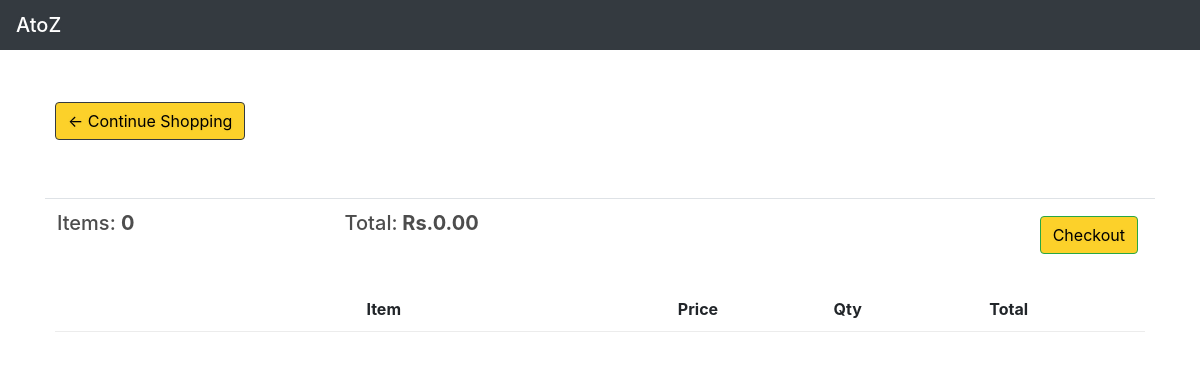
Before: /user/add/cart/ (signed in) with the older database file.
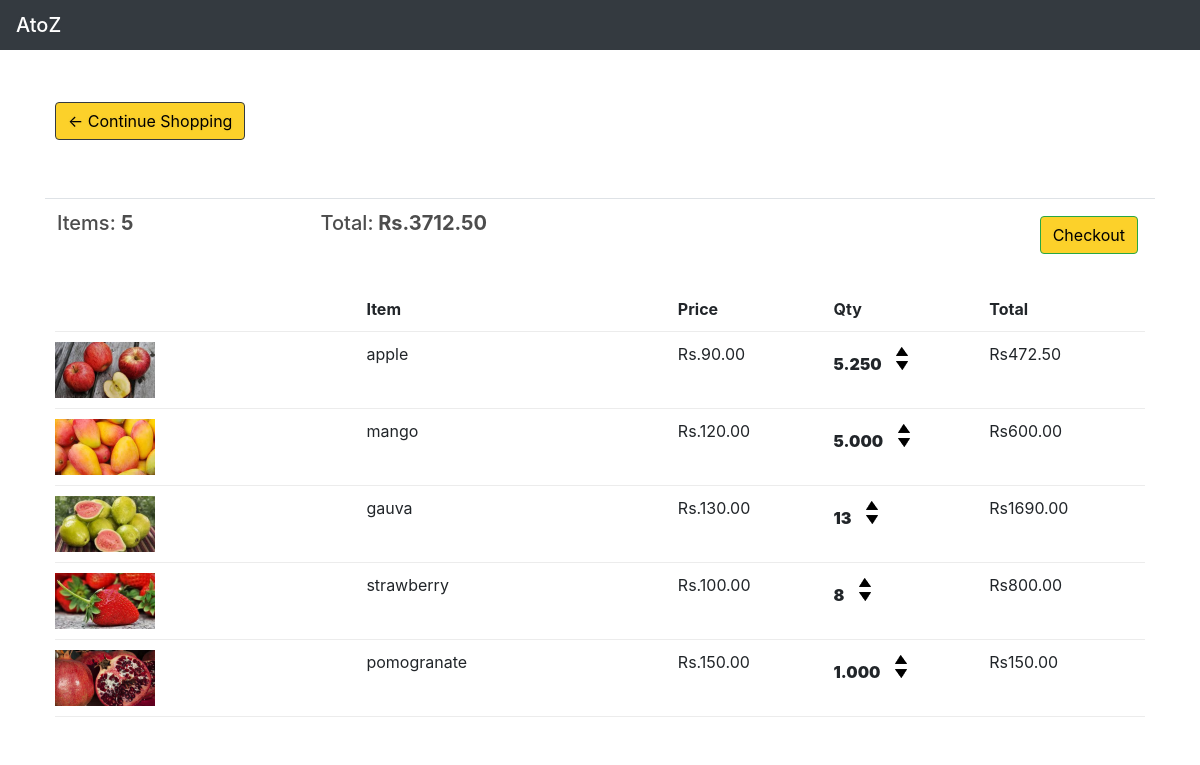
After: the same page with the newer database file.
### atoz_store/models.py (models this page shows, shortened)
class Order(models.Model):
    customer = models.ForeignKey(Customer,on_delete=models.SET_NULL,blank=True,null=True)
    date_ordered = models.DateTimeField(auto_now_add=True)
    mark = models.IntegerField(default=1)
    complete = models.BooleanField(default=True,null=True,blank=False)
    transaction_id = models.CharField(max_length=128,null=True)
    @property
    def get_cart_total(self):
        orderitem=self.orderitem_set.all()
        total = sum([item.get_total for item in orderitem])
        return total
    @property
    def get_cart_items(self):
        orderitem=self.orderitem_set.all()
        total = sum([self.mark for item in orderitem])
        return total

class OrderItem(models.Model):
    product = models.ForeignKey(Product,on_delete=models.SET_NULL,blank=True,null=True)
    order = models.ForeignKey(Order,on_delete=models.SET_NULL,blank=True,null=True)
    quantity = models.DecimalField(decimal_places=3,max_digits=7 ,default=0,null=True,blank=True)
    date_ordered = models.DateTimeField(auto_now_add=True)
    @property
    def get_total(self):
        total = self.product.price*self.quantity
        return total

class Product(models.Model):
    catagory_choice = (
        ("FR","fruit"),
        ("DR","dryfruit"),
        ("VG","vegitable"),
        ("oth","other"),
         )
    name = models.CharField(max_length=128,null=True,)
    catagory = models.CharField(max_length=30,choices= catagory_choice ,null=True)
    price = models.DecimalField(max_digits=7, decimal_places=2)
    image = models.ImageField(null=True,blank=True)
    prodtype =models.BooleanField(default=True)
    @property
    def imageURL(self):
        try:
            url = self.image.url
        except:
            url = ''
        return url

### atoz_store/views.py (the view, shortened to what this page needs)
# urls.py: path('cart/',views.cart,name="cart"),
def cart(request):
    if request.user.is_authenticated:
        email = request.user.email
        name = request.user.first_name
        customer,created = Customer.objects.get_or_create(
            email=email,
        )
        customer.name = name
        customer.save()
        order,created = Order.objects.get_or_create(customer=customer,complete=False)
        items = order.orderitem_set.all()
        print(items)
        cartitems = order.get_cart_items
        print(cartitems,"here we are")
    context = {'items':items,'order':order,'cartitems':cartitems}
    return render(request,'atoz_Store/cart.html',context)

### atoz_store/Templates/atoz_store/cart.html (shortened to what this page needs)
{% extends 'atoz_store/main.html' %}
{% load static %}
{% block content %}
	<div class="row">
		<div class="col-lg-12">
			<div class="box-element">
                <a  class="btn btn-outline-dark" href="{% url 'store' %}">&#x2190; Continue Shopping</a>
			</div>
            <br>
            <br>
            <table class="table">
                <tr>
                    <th><h5>Items: <strong>{{order.get_cart_items|floatformat:0}}</strong></h5></th>
                    <th><h5>Total:<strong> Rs.{{order.get_cart_total|floatformat:2}}</strong></h5></th>
                    <th>
                        <a  style="float:right; margin:5px;" class="btn btn-success" href="{% url 'checkout' %}">Checkout</a>
                    </th>
                </tr>
            </table>
			<div class="box-element">
                <div class="cart-row">
					<div style="flex:2"></div>
					<div style="flex:2"><strong>Item</strong></div>
                    <div style="flex:1"><strong>Price</strong></div>
					<div style="flex:1"><strong>Qty</strong></div>
					<div style="flex:1"><strong>Total</strong></div>
            </div>
            {% for item in items%}
            <div class="cart-row">
                <div style="flex:2"><img class="row-image" src="{{item.product.imageURL}}"></div>
                <div style="flex:2"><p>{{item.product.name}}</p></div>
                <div style="flex:1"><p>Rs.{{item.product.price|floatformat:2}}</p></div>
                <div style="flex:1">
                    {% if request.user.is_authenticated %}
                        {% if item.product.prodtype %}
                        <p class="quantity"> <strong> {{item.quantity|floatformat:3}}</strong></p>
                        <div class="quantity">
                            <img data-product={{item.product.id}} data-action="add" class="chg-quantity update-cart"  src="{% static  'images/arrow-up.png' %}">
                            <img data-product={{item.product.id}}  data-action="remove" class="chg-quantity update-cart" src="{% static  'images/arrow-down.png' %}">
                        </div>
                        {% else %}
                        <p class="quantity"> <strong> {{item.quantity|floatformat:0}}</strong></p>
                        <div class="quantity">
                            <img data-product={{item.product.id}} data-action="add" class="chg-quantity update-cart"  src="{% static  'images/arrow-up.png' %}">
                            <img data-product={{item.product.id}}  data-action="remove" class="chg-quantity update-cart" src="{% static  'images/arrow-down.png' %}">
                        </div>
                        {% endif%}
                    {% endif %}
                </div>
                <div style="flex:1"><p>Rs{{item.get_total|floatformat:2}}</p></div>
            </div>
            {% endfor %}
		</div>
    </div>
{% endblock content %}

### atoz_store/Templates/atoz_store/main.html (shortened to what this page needs)
<!DOCTYPE html>
<html lang="en">
<head>
    <link rel="stylesheet" href="https://stackpath.bootstrapcdn.com/bootstrap/4.5.0/css/bootstrap.min.css">
    <link rel="stylesheet" href="{% static 'css/main.css' %}">
</head>
<body>
    <h3><nav class="navbar navbar-expand-lg navbar-dark bg-dark">
        <a class="navbar-brand" href="{% url 'store' %}">AtoZ</a>
      </nav></h3>
   <div class="container">
       <br>
       {% block content%}
       {% endblock content%}
   </div>
</body>
</html>
</body>
</html>

### atoz_store/static/css/main.css (style rules this page uses)
body { background-color:white; }
h1,h2,h3,h4,h5,h6 { color:hsl(0, 0%, 30%); }
.box-element { padding-left: 20px; background-color: #fff; border-radius: 4px; padding: 10px; }
.bg-dark { background-color:grey; }
.col-lg-4, .col-lg-6, .col-lg-8, .col-lg-12 { margin-top: 10px; }
.btn { border-radius: 60; background-color: #fcd12a; color: black; }
.row-image { width: 100px; }
.cart-row { display: flex; align-items: flex-stretch; padding-bottom: 10px; margin-bottom: 10px; border-bottom: 1px solid #ececec; }
.quantity { display: inline-block; font-weight: 700; padding-right:10px; }
.chg-quantity { width: 12px; cursor: pointer; display: block; margin-top: 5px; transition:.1s; }
a { text-shadow: 0px 0px 3px rgba(117, 117, 117, 0.12); color: grey; text-decoration: none }

Changed rows visible on the page:
computed for Order: get_cart_items "0" → "5"; get_cart_total "0.00" → "3712.50"
added OrderItem: product.imageURL (picture), product.name "apple", product.price "90.00", quantity "5.250", get_total "472.50"
added OrderItem: product.imageURL (picture), product.name "mango", product.price "120.00", quantity "5.000", get_total "600.00"
added OrderItem: product.imageURL (picture), product.name "gauva", product.price "130.00", quantity "13", get_total "1690.00"
added OrderItem: product.imageURL (picture), product.name "strawberry", product.price "100.00", quantity "8", get_total "800.00"
added OrderItem: product.imageURL (picture), product.name "pomogranate", product.price "150.00", quantity "1.000", get_total "150.00"
